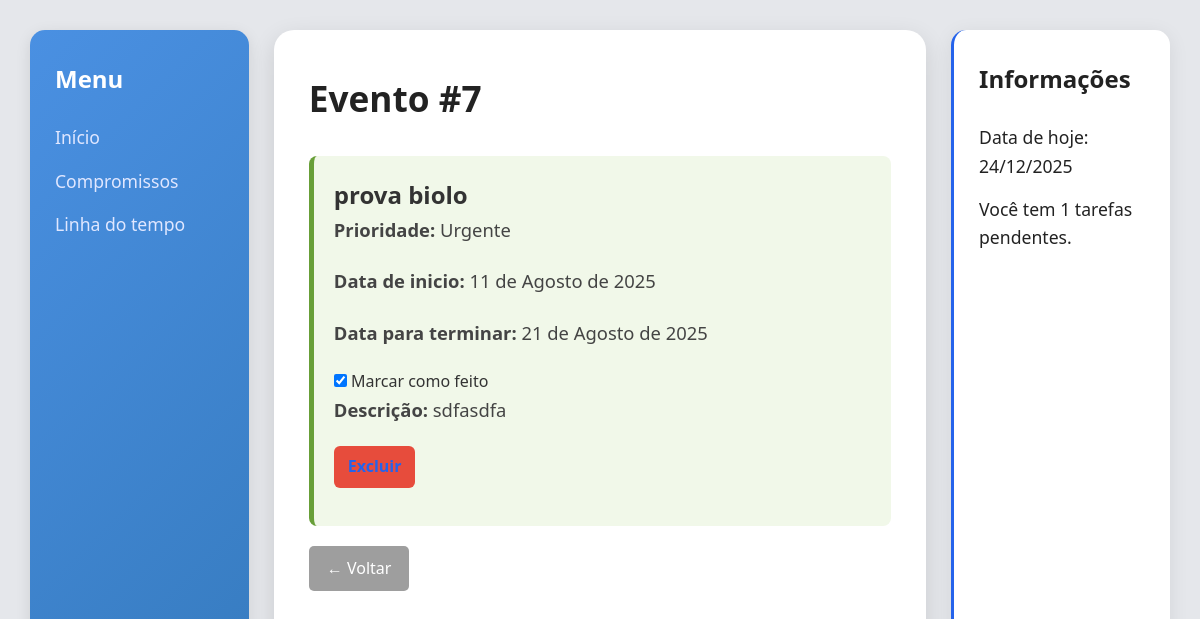
The app's page /detalhes/7 with its own data.
### main/models.py (models this page shows, shortened)
class DatasEventos(models.Model):
    PROPRIEDADES = [
        ('1', 'Urgente'),
        ('2', 'Importante'),
        ('3', 'Normal'),
        ('4', 'Sem prioridade')
    ]
    titulo = models.CharField(max_length=200)
    prioridade = models.CharField(max_length=20, choices=PROPRIEDADES, default='N')
    descricao = models.TextField()
    data_fim = models.DateField()
    data_inicio = models.DateField(auto_now_add=True)
    status = models.BooleanField(default=False)

### main/views.py (the view, shortened to what this page needs)
# urls.py: path('detalhes/<int:id>', views.detalhes, name='detalhes_evento'),
def detalhes(request, id):
    evento = get_object_or_404(DatasEventos,id=id)
    contexto = {'evento': evento, 'data_hoje': datahj(), 'tarefaspendentes': tarefaspendentes()}
    return render(request, 'detalhes.html', contexto)

### main/views.py (called while the page is built)
def datahj():
    data_hoje = datetime.date.today()
    data_hoje = data_hoje.strftime("%d/%m/%Y")
    data_hoje = str(data_hoje)
    return data_hoje

def tarefaspendentes():
    eventos = DatasEventos.objects.all()
    cont = 0
    for i in eventos:
        if i.status == False:
            cont += 1
    return cont

### templates/detalhes.html (shortened to what this page needs)
{% extends "base.html" %}
{% block cabeca %}
    {% load static %}
    <link rel="stylesheet" href="{% static 'css/detalhes.css' %}">
{% endblock %}
{% block conteudo %}
<main class="conteudo">
    <h1>Evento #{{ evento.id }}</h1>
    <div class="evento">
        <h2>{{ evento.titulo }}</h2>
        <p><strong>Prioridade:</strong> {{ evento.get_prioridade_display }}</p>
        <p><strong>Data de inicio:</strong> {{ evento.data_inicio }}</p>
        <p><strong>Data para terminar:</strong> {{ evento.data_fim }}</p>
        <form method="POST">
            <label>
                <input type="checkbox" name="status" onchange="this.form.submit()" {% if evento.status %}checked{% endif %}>
                Marcar como feito
            </label>
        </form>
        <p><strong>Descrição:</strong> {{ evento.descricao }}</p>
        <a href="{% url 'excluir_evento' id=evento.id %}"
            onclick="return confirm('Tem certeza que quer excluir?');"
            class="btn-excluir">
        Excluir
        </a>
    </div>
    <a href="{% url 'compromissos' %}" class="btn-voltar">← Voltar</a>
</main>
{% endblock %}

### static/css/detalhes.css (style rules this page uses)
.evento { background-color: #f1f8e9; border-left: 5px solid #689f38; padding: 20px; border-radius: 8px; margin-bottom: 20px; }
.btn-voltar { display: inline-block; text-decoration: none; background-color: #9e9e9e; color: white; padding: 10px 18px; border-radius: 5px; transition: background 0.3s; }
.btn-excluir { display: inline-block; padding: 8px 14px; background-color: #e74c3c; color: white; font-weight: bold; border-radius: 6px; text-decoration: none; transition: background-color 0.3s ease; cursor: pointer; user-select: none; }

### static/css/style.css (style rules this page uses)
* { margin: 0; padding: 0; box-sizing: border-box; }
body { font-family: 'Segoe UI', Tahoma, Geneva, Verdana, sans-serif; background-color: #f0f2f5; color: #333; line-height: 1.6; }
.conteudo { width: 60%; background-color: white; padding: 40px 35px; border-radius: 20px; box-shadow: 0 8px 25px rgba(0, 0, 0, 0.12); position: relative; }
.conteudo h1 { margin-bottom: 30px; font-size: 2.2rem; font-weight: 700; color: #222; }
.conteudo p { margin-bottom: 22px; font-size: 1.15rem; color: #444; }
.conteudo p + a { display: inline-block; margin-bottom: 18px; color: #2563eb; font-weight: 600; text-decoration: none; transition: color 0.3s ease; }
main.conteudo { position: relative; }

### records on screen
DatasEventos: id "7", titulo "prova biolo", prioridade "Urgente", data_inicio "11 de Agosto de 2025", data_fim "21 de Agosto de 2025", status "☑", descricao "sdfasdfa"

### other values on screen
{{ data_hoje }} "24/12/2025"
{{ tarefaspendentes }} "1"
